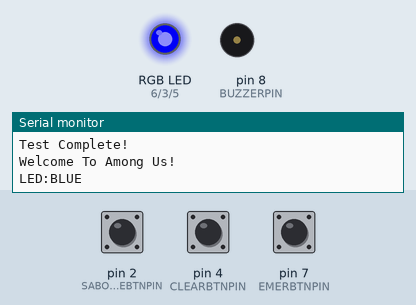
The program below on a simulated Arduino Uno, built with avr-gcc and run on an emulated ATmega328P. Shown: an RGB LED mixed from three pins (HIGH = lit), buzzer (waves = sounding), the last lines printed to the serial monitor. Inputs (shaded band) come from the test bench; at power-on: pin 4 (CLEARBTNPIN) LOW, pin 2 (SABOTAGEBTNPIN) LOW, pin 7 (EMERBTNPIN) LOW.

Above: at 3.1 s.
3.2 s: pin 4 (CLEARBTNPIN) pulled HIGH for 0.15 s
At 3.33 s:
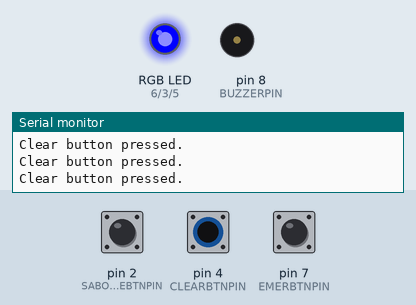
4.8 s: pin 2 (SABOTAGEBTNPIN) pulled HIGH for 0.15 s
At 5.5 s:
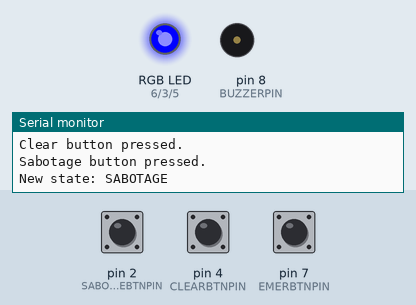
6.4 s: pin 4 (CLEARBTNPIN) pulled HIGH for 1 s
At 8.2 s:
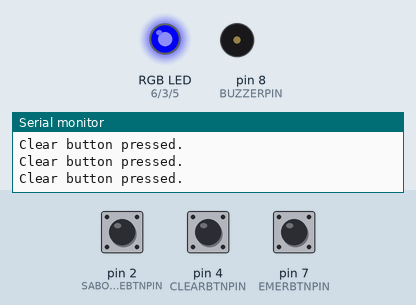
8.9 s: pin 7 (EMERBTNPIN) pulled HIGH for 0.15 s
At 10.1 s:
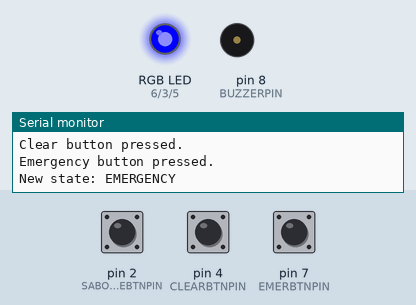
10.5 s: pin 4 (CLEARBTNPIN) driven HIGH and pin 7 (EMERBTNPIN) driven HIGH
13.5 s: pin 7 (EMERBTNPIN) driven LOW
Timing chart, 0 to 16.5 s (numbered marks = the images above; inputs shaded):
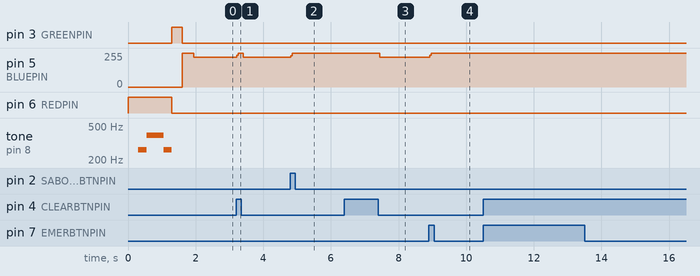

The program:

main.cpp
```cpp
//To keep things organized.
#include <Arduino.h>              //Default
#include <Setup.h>                //Init methods
#include <LED.h>                  //LED controls
#include <Pins.h>                 //Pins used by this project
#include <GameState.h>            //Enum states
#include <LCD.h>                  //Custom I2C LCD
#include <Sounds.h>               //Sounds used
#include <Senarios.h>             //The game senarios

// pinarrays to init easier
int outputs[] = {BUZZERPIN, REDPIN, GREENPIN, BLUEPIN};
int inputs[] = {EMERBTNPIN, SABOTAGEBTNPIN, CLEARBTNPIN};

//The state of the game
State gameState = OK;
Color currentLED = GREEN;

void setup()
{
  Serial.begin(9600);
  Serial.println("Starting...");
  initPins(inputs, outputs);
  Serial.println("Pins initialized.");
  gameState = OK;
  testIO();
  //initLCD();
  //print("Starting...");
  //clear();
  Serial.println("Test Complete!");
  Serial.println("\nWelcome To Among Us!\n");
}

void loop()
{
  State oldState = gameState;
  Color oldLED = currentLED;
  // handle accordingly
  switch (gameState)
  {
  case OK:
    //print("OK");
    if (setColor(BLUE)) {currentLED = BLUE;}
    noTone(BUZZERPIN);
    break;

  case SABOTAGE:
    sabotage();
    break;

  case EMERGENCY:
    emergency();
    break;

  case REPORT:
    report();
    break;

  case GAMEOVER:
    gameOver();
    break;

  case WIN:
    win();
    break;

  default:
    gameState = OK;
    break;
  }
  //change states with buttons
  if (gameState == OK)
  {
    if (digitalRead(EMERBTNPIN))
    {
      gameState = EMERGENCY;
      Serial.println("Emergency button pressed.");
    }
    else if (digitalRead(SABOTAGEBTNPIN))
    {
      gameState = SABOTAGE;
      Serial.println("Sabotage button pressed.");
    }
  }
  if (digitalRead(CLEARBTNPIN))
  {
    gameState = OK;
    Serial.println("Clear button pressed.");
  }
  //check game status
  if (oldState != gameState) // check state change
  {
    Serial.print("New state: ");
    if (gameState == OK) {Serial.println("OK"); }
    if (gameState == SABOTAGE) {Serial.println("SABOTAGE"); }
    if (gameState == EMERGENCY) {Serial.println("EMERGENCY"); }
    if (gameState == REPORT) {Serial.println("REPORT"); }
    if (gameState == GAMEOVER) {Serial.println("GAMEOVER"); }
    if (gameState == REPORT) {Serial.println("REPORT"); }
  }
  if (oldLED != currentLED) //  check LED change
  {
    Serial.print("LED:");
    if (currentLED == RED   )  { Serial.println("RED");   }
    if (currentLED == BLUE  )  { Serial.println("BLUE");  }
    if (currentLED == GREEN )  { Serial.println("GREEN"); }
  }
}
```

GameState.h
```cpp
#ifndef GAMESTATE_H
#define GAMESTATE_H

enum State
{
    OK,
    SABOTAGE,
    EMERGENCY,
    REPORT,
    GAMEOVER,
    WIN
};

#endif
```

LED.cpp
```cpp
#include <LED.h>
#include <Arduino.h>
#include <Pins.h>

void LEDOff()
{
    digitalWrite(REDPIN ,LOW);
    digitalWrite(GREENPIN ,LOW);
    digitalWrite(BLUEPIN ,LOW);
}

int setColor(Color color)
{
    LEDOff();
    if (color == RED)
    {
        digitalWrite(REDPIN, HIGH);
        return 1;
    }
    else if (color == GREEN)
    {
        digitalWrite(GREENPIN, HIGH);
        return 1;
    }
    else if (color == BLUE)
    {
        digitalWrite(BLUEPIN, HIGH);
        return 1;
    }
    return 0;
}
```

LED.h
```cpp
#ifndef LED_H
#define LED_H

enum Color
{
    RED,
    GREEN,
    BLUE
};

void LEDOff();

int setColor(Color color);

#endif
```

Senarios.cpp
```cpp
#include <Senarios.h>
#include <Sounds.h>
#include <LED.h>
#include <Arduino.h>

void gameOver()
{
    setColor(RED);
    //print("Crewmates lose!");
    loseSound();
    delay(800);
}

void win()
{
    setColor(GREEN);
    //print("Crewmates won!");
    winSound();
    delay(800);
}

void sabotage()
{

}

void emergency()
{

}

void report()
{

}
```

Senarios.h
```cpp
#if !defined(SENARIOS_H)
#define SENARIOS_H

void gameOver();

void win();

void report();

void emergency();

void sabotage();

#endif
```

Setup.cpp
```cpp
#include <Arduino.h>
#include <Setup.h>
#include <Sounds.h>
#include <LED.H>

void initPins(int* inputs, int* outputs)
{
  for (int i = 0; i < 4; i++)
  {
    pinMode(outputs[i], OUTPUT);
  }
  for (int i = 0; i < 3; i++)
  {
    pinMode(inputs[i], INPUT);
  }
}

void testIO()
{
  Serial.println("Starting Test...");
  setColor(RED);
  delay(300);
  testSound();
  setColor(GREEN);
  delay(300);
  setColor(BLUE);
  delay(300);
  LEDOff();
}
```

Setup.h
```cpp
#ifndef SETUP_H
#define SETUP_H

#define BUZZER 8

void initPins(int* inputs, int* outputs);

void testIO();

#endif
```

Sounds.cpp
```cpp
#include <Arduino.h>
#include <Sounds.h>
#include <Pins.h>

void winSound()
{
    for(uint8_t nLoop = 0;nLoop < 2;nLoop ++)
    {
        tone(BUZZERPIN,NOTE_A5);
        delay(NOTE_SUSTAIN);
        tone(BUZZERPIN,NOTE_B5);
        delay(NOTE_SUSTAIN);
        tone(BUZZERPIN,NOTE_C5);
        delay(NOTE_SUSTAIN);
        tone(BUZZERPIN,NOTE_B5);
        delay(NOTE_SUSTAIN);
        tone(BUZZERPIN,NOTE_C5);
        delay(NOTE_SUSTAIN);
        tone(BUZZERPIN,NOTE_D5);
        delay(NOTE_SUSTAIN);
        tone(BUZZERPIN,NOTE_C5);
        delay(NOTE_SUSTAIN);
        tone(BUZZERPIN,NOTE_D5);
        delay(NOTE_SUSTAIN);
        tone(BUZZERPIN,NOTE_E5);
        delay(NOTE_SUSTAIN);
        tone(BUZZERPIN,NOTE_D5);
        delay(NOTE_SUSTAIN);
        tone(BUZZERPIN,NOTE_E5);
        delay(NOTE_SUSTAIN);
        tone(BUZZERPIN,NOTE_E5);
        delay(NOTE_SUSTAIN);
    }
    noTone(BUZZERPIN);
}

void loseSound()
{
    tone(BUZZERPIN,NOTE_G4);
    delay(250);
    tone(BUZZERPIN,NOTE_C4);
    delay(500);
    noTone(BUZZERPIN);
}

void testSound()
{
    tone(BUZZERPIN,NOTE_C4);
    delay(250);
    tone(BUZZERPIN,NOTE_G4);
    delay(500);
    tone(BUZZERPIN,NOTE_C4);
    delay(250);
    noTone(BUZZERPIN);
}
```

Sounds.h
```cpp
#ifndef SOUNDS_H
#define SOUNDS_H

#define NOTE_SUSTAIN 20

#define NOTE_A5 880
#define NOTE_B5 988
#define NOTE_C5 523
#define NOTE_D5 587
#define NOTE_E5 659
#define NOTE_G4 392
#define NOTE_C4 262

void winSound();

void loseSound();

void testSound();

#endif
```

Pins.h
```cpp
#ifndef PINS_H
#define PINS_H

// PIN defines
#define EMERBTNPIN 7
#define BUZZERPIN 8
#define REDPIN 6
#define GREENPIN 3
#define BLUEPIN 5
#define CLEARBTNPIN 4
#define SABOTAGEBTNPIN 2
//END

#endif
```

LCD.cpp
```cpp
#include <LiquidCrystal_I2C.h>     //For future inpementatoin of 12C LCD
#include <LCD.h>

//Define LCD stuff
#define ADDRESS 0X00
#define LENGTH 16
#define WIDTH 2

// LCD object
LiquidCrystal_I2C lcd = LiquidCrystal_I2C(ADDRESS, LENGTH, WIDTH);

void initLCD()
{
    lcd.begin(LENGTH, WIDTH);
}

void print(char* message)
{
  lcd.setCursor(0, 0);
  lcd.print(message);
}

void print(char* message, int xPos, int yPos)
{
    if (xPos < LENGTH && xPos >= 0)
    {
        if (yPos < WIDTH && yPos >= 0)
        {
            lcd.setCursor(xPos, yPos);
            lcd.print(message);
        }
    }
}

void clear()
{
    lcd.clear();
}
```

LCD.h
```cpp
#if !defined(LCD_H)
#define LCD_H

void initLCD();

void print(char* message);

void print(char* message, int xPos, int yPos);

void clear();

#endif
```

Measured:
- after the input at 3.2 s, pin 5 (BLUEPIN): 224/255 → 255/255 at once, → 224/255 0.19 s later
- after the input at 4.8 s, pin 5 (BLUEPIN): 224/255 → 255/255 at once
- after the input at 6.4 s, pin 5 (BLUEPIN): 255/255 → 224/255 after 1.0 s
- after the input at 8.9 s, pin 5 (BLUEPIN): 224/255 → 255/255 at once
